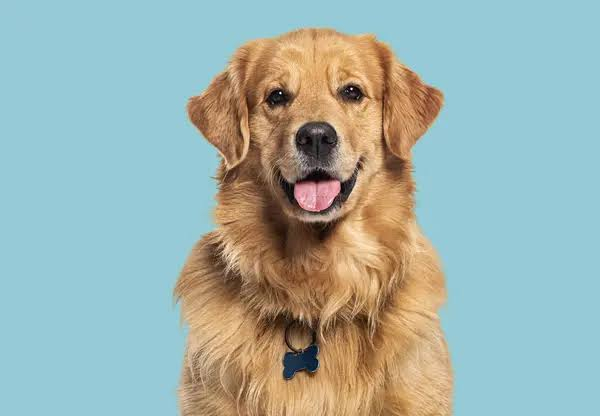
#> input picture Lab_2/dog.jpeg, 600 x 416 px
$ python -i lab-02-image-processing.py   (imports and definitions only)
#> lines starting #> are read from the running program, lines starting #| are printed output that depends on the picture
#> further down, picture is the input picture: shape (416, 600, 3); mean B, G, R 172, 177.5, 158.5
import os
import cv2
import numpy as np
import tkinter as tk
from tkinter import filedialog, ttk, messagebox
from PIL import Image, ImageTk


# [40 lines left out: functions to_tk, get_hist, hist_to_image, gray_metrics, not called in this run]


def fmt_metrics(name: str, m: dict) -> str:
    return (f"{name:<30} min={m['min']:3d} max={m['max']:3d} "
            f"mean={m['mean']:6.2f} std={m['std']:6.2f} H={m['entropy']:.3f}\n")


# [15 lines left out: functions psnr, linear_contrast, not called in this run]


def equalize_hist(gray: np.ndarray) -> np.ndarray:
    hist = np.bincount(gray.ravel(), minlength=256).astype(np.float64)
    cdf = np.cumsum(hist / hist.sum())
    lut = np.clip(np.round(255.0 * cdf), 0, 255).astype(np.uint8)
    return lut[gray]


def equalize_color_rgb(bgr: np.ndarray) -> np.ndarray:
    return cv2.merge([equalize_hist(c) for c in cv2.split(bgr)])


def equalize_color_hsv(bgr: np.ndarray) -> np.ndarray:
    hsv = cv2.cvtColor(bgr, cv2.COLOR_BGR2HSV)
#> hsv: shape (416, 600, 3); mean H, S, V 68.8, 91.4, 200
    h, s, v = cv2.split(hsv)
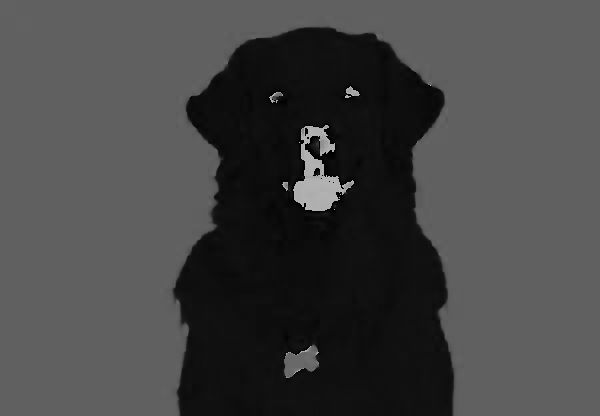
#> h: shape (416, 600); min 0, max 179, mean 68.8
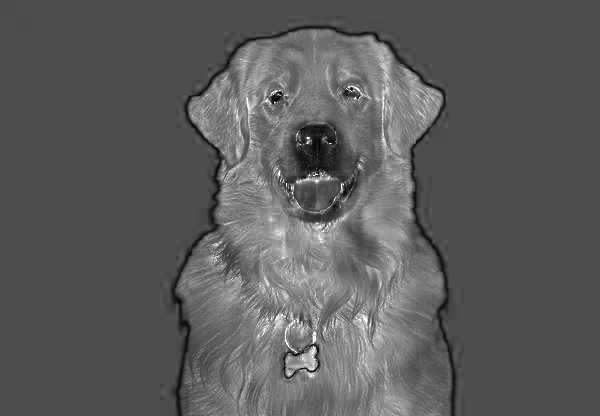
#> s: shape (416, 600); min 0, max 255, mean 91.4
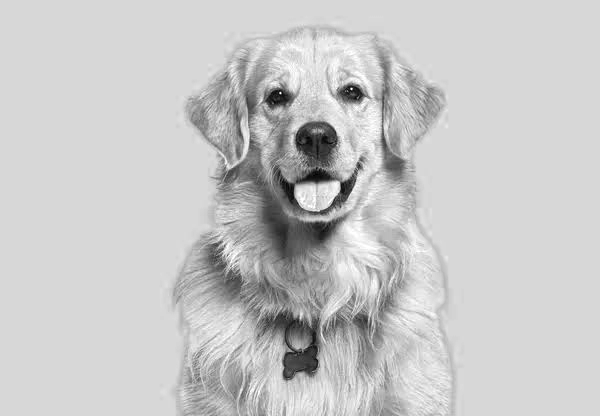
#> v: shape (416, 600); min 1, max 255, mean 200
    return cv2.cvtColor(cv2.merge([h, s, equalize_hist(v)]), cv2.COLOR_HSV2BGR)
#> in equalize_hist, `hist = np.bincount(gray.ravel(), minlength=256).astype(np.float64)`: hist = 256 values, max 151605 at index 215, min 0 at index 0, mean 975
#> in equalize_hist, `cdf = np.cumsum(hist / hist.sum())`: cdf = 256 values from 0 to 1
#> in equalize_hist, `lut = np.clip(np.round(255.0 * cdf), 0, 255).astype(np.uint8)`: lut = 256 values from 0 to 255
#> in equalize_hist, `return lut[gray]`:
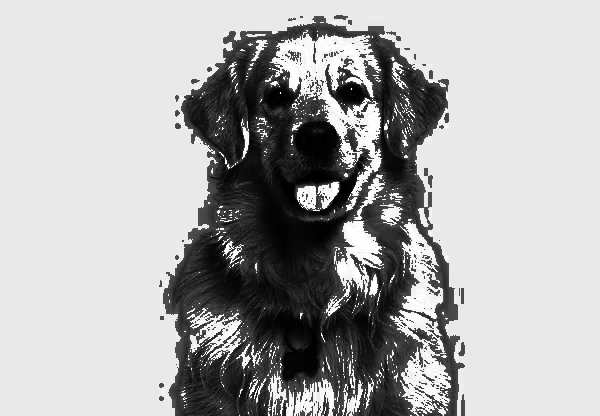
#> returned value: shape (416, 600); min 0, max 255, mean 174.7
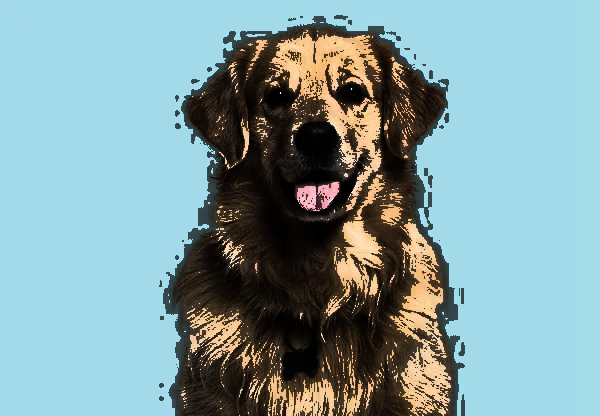
#> returned value: shape (416, 600, 3); mean B, G, R 162, 159.2, 130.6


# [17 lines left out: functions _sorted_windows, order_statistic_filter, not called in this run]


def median_filter(gray, k):
    return order_statistic_filter(gray, k, (k * k - 1) // 2)


def min_filter(gray, k):
    return order_statistic_filter(gray, k, 0)


def max_filter(gray, k):
    return order_statistic_filter(gray, k, k * k - 1)


# [10 lines left out: function add_salt_pepper, not called in this run]


class TabContrast(ttk.Frame):
    # [57 lines left out: functions __init__, _img_panel, _hist_panel, _show, _show_hist, not called in this run]

    def _log(self, s):
        self.txt.insert(tk.END, s)
        self.txt.see(tk.END)

    def _show_pair(self, gray_src, gray_dst):
        self._show(self.lbl_dst, gray_dst)
        self._show_hist(self.lbl_hdst, get_hist(gray_dst))

    # [67 lines left out: functions refresh, do_linear, do_equalize, do_color_rgb, do_color_hsv, compare_all, not called in this run]


class TabOrderStats(ttk.Frame):
    # [63 lines left out: functions __init__, _show, not called in this run]

    def _log(self, s):
        self.txt.insert(tk.END, s)
        self.txt.see(tk.END)

    # [84 lines left out: functions refresh, add_noise, _need_noisy, run_median, run_min, run_max and 2 more, not called in this run]


class MainApp:
    # [45 lines left out: functions __init__, load_image, not called in this run]


# [4 lines not run here, left out]

>>> import cv2
>>> picture = cv2.imread('dog.jpeg')
>>> result = equalize_color_hsv(picture)
